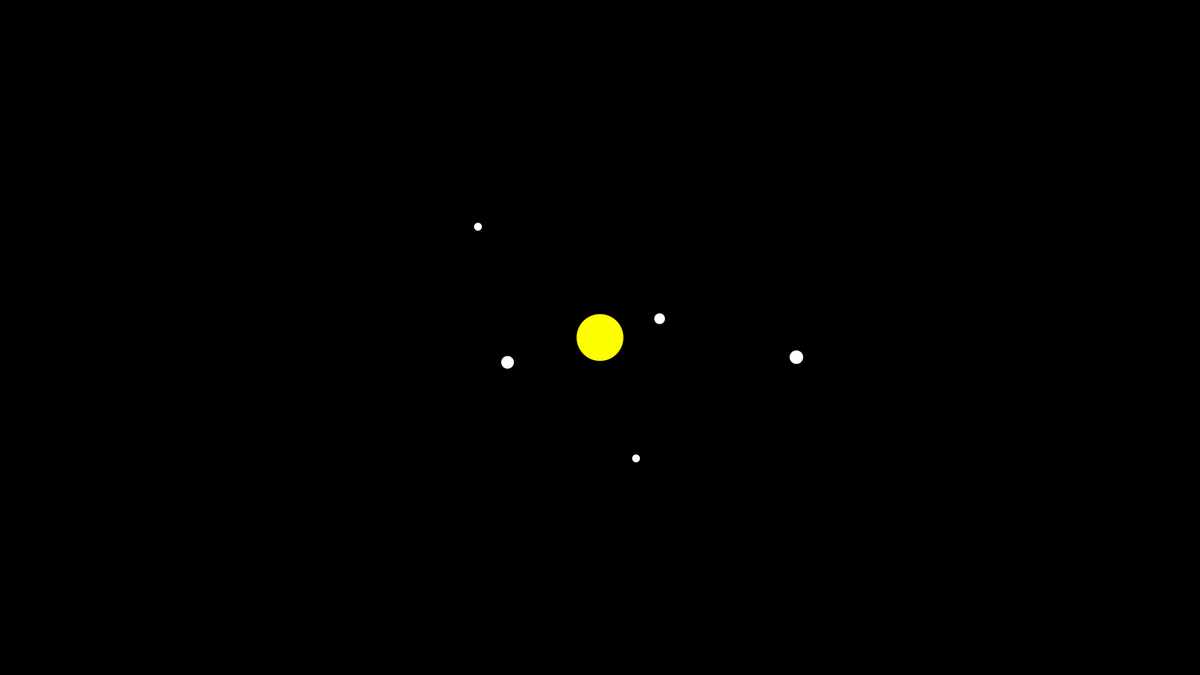
Frame 1 (no input)
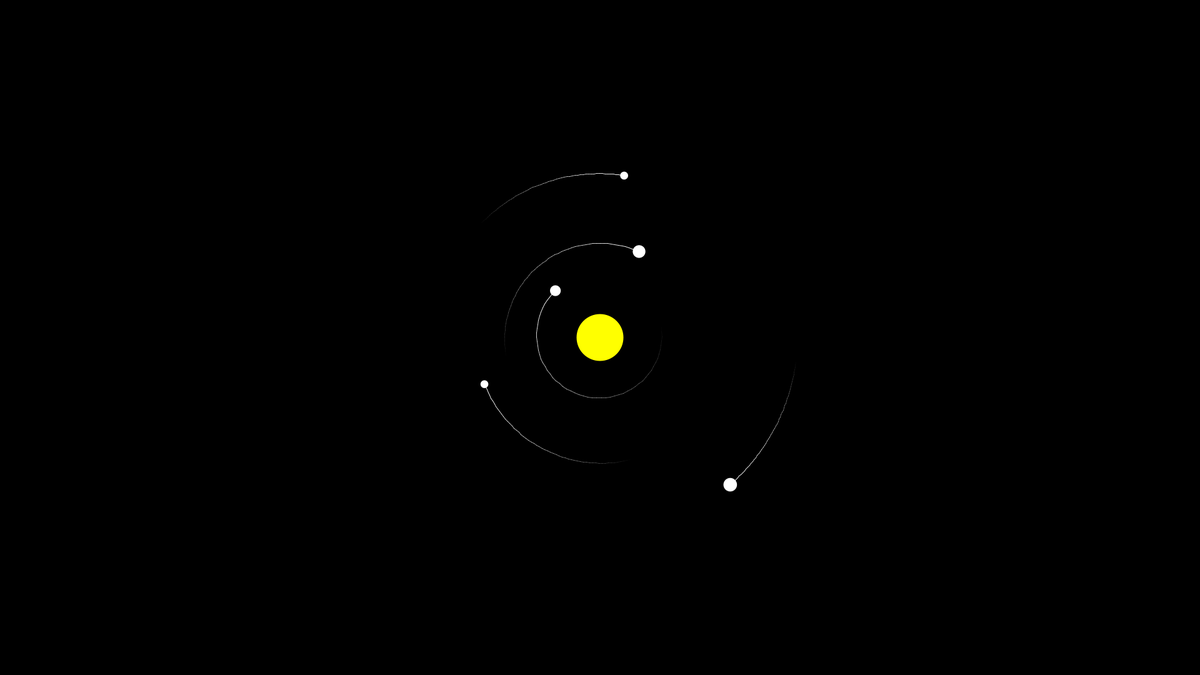
Frame 60 (the mouse pressed at the canvas centre just before this capture)
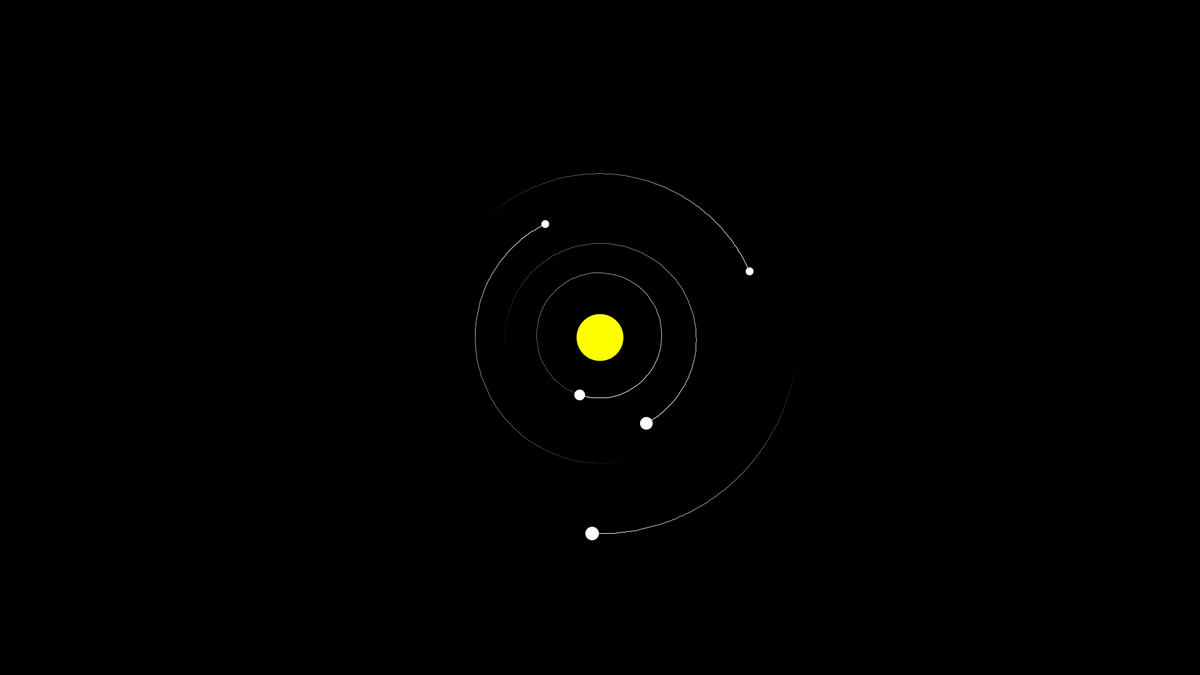
Frame 120 (the mouse held since frame 60 and released just before this capture)

The Processing sketch that drew these frames (run headless with seeded random() and noise(); from frame 60 on, the mouse is pressed at the canvas centre):

// Processing sketch: GravitationalLaws
// ── GravitationalLaws.pde
/*
 * The following function describes how two masses should attract
 * given the distance between them. Usually this would be
 * Newton's law of universal graviation:
 *           F = G (m₁m₂)/d²
 * But the point of this simulator is to see how different
 * varieties and modifications to this law change the behavior
 * of orbiting systems.
 * In this simulation, the graviational constant G is not on
 * par with the real world (G=6.67 * 1/10¹¹) simply because
 * the value is way too small to be used in a computational
 * context.
 */

float G = 100;
float F(float mass1, float mass2, float distance)
{
    return G*(mass1*mass2)/pow(distance, 2);
}

/* ==== Simulation Engine ==== */

class Body
{
    ArrayList<PVector> trail;
    PVector position;
    PVector velocity;
    float mass;

    Body(PVector position, PVector velocity, float mass)
    {
        this.trail    = new ArrayList<PVector>();
        this.position = position;
        this.velocity = velocity;
        this.mass     = mass;
    }

    void Render(color c)
    {
        fill(c);
        noStroke();
        circle(position.x, position.y, this.mass*3/2);

        stroke(c);
        for (int i = 1; i < trail.size(); i++)
        {
            PVector prevPosition = trail.get(i-1);
            PVector currPosition = trail.get(i);

            float alpha = map(i, 1, trail.size(), 0, 255);
            stroke(c, alpha);
            line(prevPosition.x, prevPosition.y, currPosition.x, currPosition.y);
        }
    }

    void Attract(Body body)
    {
        float distance = dist(position.x, position.y, body.position.x, body.position.y);
        PVector force = position.copy().sub(body.position);
        force.setMag(F(mass, body.mass, distance));

        force.div(body.mass);
        body.velocity.add(force);
    }

    void Update()
    {
        position.add(velocity);
        trail.add(position.copy());
        if (trail.size() > 200)
            trail.remove(0);
    }
}

Body sun;
ArrayList<Body> planets;

void setup()
{
    size(1920, 1080);
    sun = new Body(new PVector(0, 0), new PVector(0, 0), 50);
    planets = new ArrayList<Body>();

    for (int i = 0; i < 5; i++)
    {
        float mass = random(5, 15);
        float radius = 2*sun.mass + i*random(50, 60);
        float angle = random(0, TWO_PI);

        PVector position = new PVector(radius*cos(angle), radius*sin(angle));
        PVector velocity = position.copy();

        if (random(1) < 0.66)
            velocity.rotate(HALF_PI);
        else
            velocity.rotate(-HALF_PI);

        velocity.normalize();
        velocity.mult(sqrt((G*sun.mass)/radius));

        planets.add(new Body(position, velocity, mass));
    }
}

void draw()
{
    background(0);
    translate(width/2, height/2);

    for (Body planet1 : planets)
    {
        for (Body planet2 : planets)
            if (planet1 != planet2)
                if (planet1.position.dist(planet2.position)<2*planet1.mass ||
                    planet1.position.dist(planet2.position)<2*planet2.mass ||
                    planet2.position.dist(planet1.position)<2*planet1.mass ||
                    planet2.position.dist(planet1.position)<2*planet2.mass )
                {
                    planet1.Attract(planet2);
                    planet2.Attract(planet1);
                }

        sun.Attract(planet1);
        planet1.Render(color(255));
        planet1.Update();
    }

    sun.Render(color(255, 255, 0));
}
